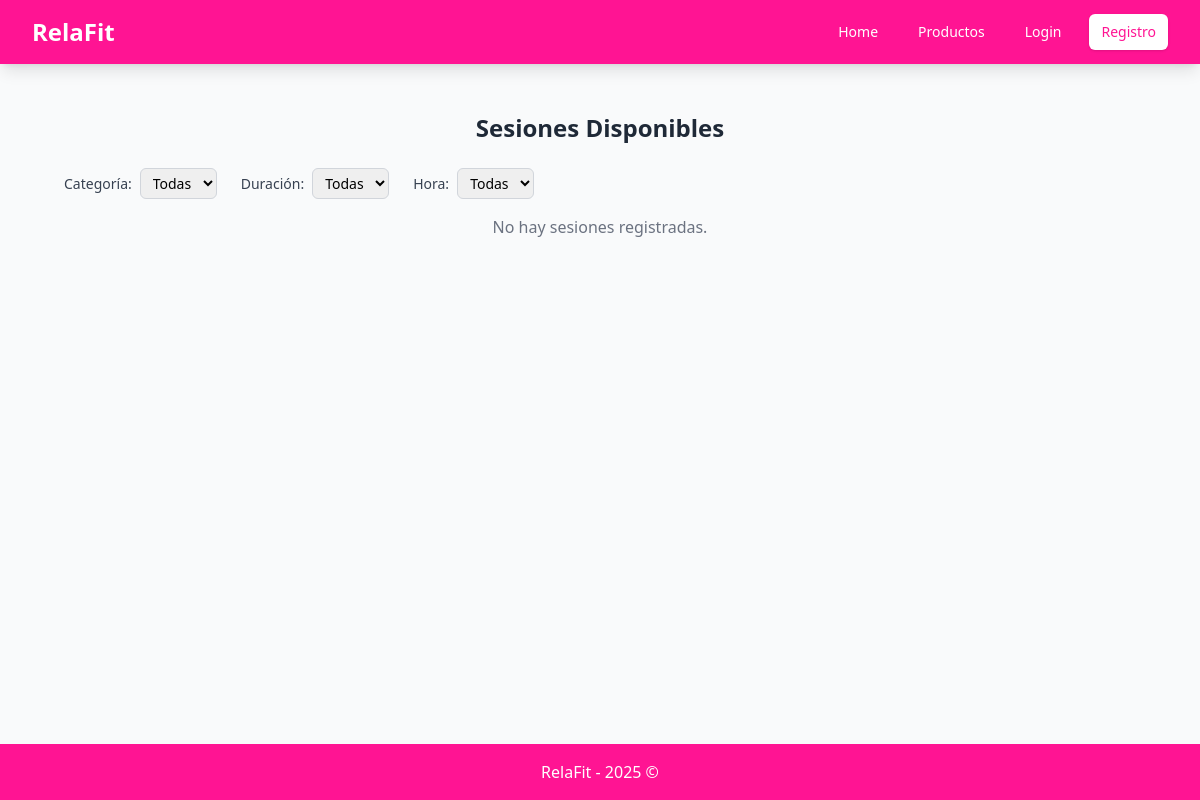
The app's page /, older data.
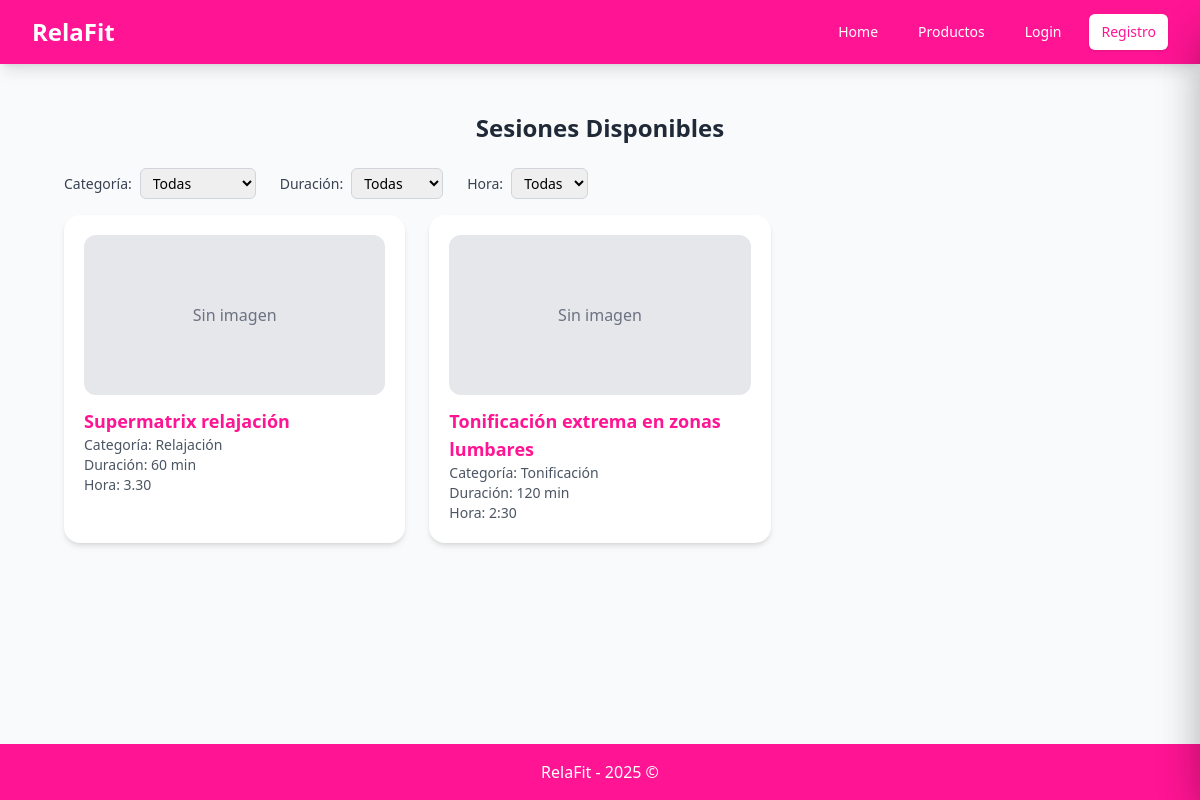
The same page, newer data.
### Sesion/models.py (models this page shows, shortened)
class Sesion(models.Model):
    idSesion = models.IntegerField(primary_key= True)
    nombreSesion = models.CharField()
    categoriaSesion = models.CharField()
    descripcionSesion = models.TextField()
    imagenSesion = models.ImageField(upload_to="sesiones/", blank=True, null=True)
    precioSesion = models.FloatField()
    duracionSesion = models.IntegerField() #en minutos
    horaSesion = models.CharField()
    disponibleSesion = models.BooleanField()
    sesionesReserva = models.ForeignKey('Sesion', on_delete=models.CASCADE, related_name='reservas', null=True, blank=True) # relacion uno a muchos con reserva

### Sesion/views.py (the view)
# urls.py: path("", HomePageView.as_view(), name = 'home'),
class HomePageView(TemplateView):
    template_name = "home.html"
    def get_context_data(self, **kwargs):
        context = super().get_context_data(**kwargs)
        sesiones = Sesion.objects.all()
        categoria = self.request.GET.get("categoria")
        duracion = self.request.GET.get("duracion")
        hora = self.request.GET.get("hora")
        if categoria:
            sesiones = sesiones.filter(categoriaSesion=categoria)
        if duracion:
            sesiones = sesiones.filter(duracionSesion=duracion)
        if hora:
            sesiones = sesiones.filter(horaSesion=hora)
        context["sesiones"] = sesiones
        context["categorias"] = Sesion.objects.values_list("categoriaSesion", flat=True).distinct()
        context["duraciones"] = Sesion.objects.values_list("duracionSesion", flat=True).distinct()
        context["horas"] = Sesion.objects.values_list("horaSesion", flat=True).distinct()
        context["categoria_seleccionada"] = categoria
        context["duracion_seleccionada"] = duracion
        context["hora_seleccionada"] = hora
        return context

### Sesion/templates/home.html (shortened to what this page needs)
{% extends "base.html" %}
{% block content %}
<div class="max-w-7xl mx-auto py-6 sm:px-6 lg:px-8">
    <h2 class="text-2xl font-bold text-gray-800 mb-6 text-center">Sesiones Disponibles</h2>
    <form method="get" class="flex items-center space-x-6 mb-4">
        <div class="flex items-center">
            <span class="text-sm text-gray-700 mr-2">Categoría:</span>
            <select name="categoria" onchange="this.form.submit()"
                    class="px-2 py-1 rounded-md border border-gray-300 text-sm focus:ring-pink-bright focus:border-pink-bright">
                <option value="">Todas</option>
            </select>
        </div>
        <div class="flex items-center">
            <span class="text-sm text-gray-700 mr-2">Duración:</span>
            <select name="duracion" onchange="this.form.submit()"
                    class="px-2 py-1 rounded-md border border-gray-300 text-sm focus:ring-pink-bright focus:border-pink-bright">
                <option value="">Todas</option>
            </select>
        </div>
        <div class="flex items-center">
            <span class="text-sm text-gray-700 mr-2">Hora:</span>
            <select name="hora" onchange="this.form.submit()"
                    class="px-2 py-1 rounded-md border border-gray-300 text-sm focus:ring-pink-bright focus:border-pink-bright">
                <option value="">Todas</option>
            </select>
        </div>
    </form>
    <div class="grid grid-cols-1 sm:grid-cols-2 lg:grid-cols-3 gap-6">
        {% for sesion in sesiones %}
        <div onclick="document.getElementById('sidebar-{{ sesion.idSesion }}').classList.remove('translate-x-full')"
             class="bg-white rounded-2xl shadow-md p-5 cursor-pointer transition duration-300 ease-in-out transform hover:scale-105 hover:shadow-lg">
            {% if sesion.imagenSesion %}
            <div class="w-full h-40 overflow-hidden rounded-xl mb-3">
                <img src="{{ sesion.imagenSesion.url }}" alt="{{ sesion.nombreSesion }}" class="w-full h-full object-cover">
            </div>
            {% else %}
            <div class="w-full h-40 bg-gray-200 flex items-center justify-center rounded-xl mb-3 text-gray-500">
                Sin imagen
            </div>
            {% endif %}
            <h3 class="text-lg font-semibold text-pink-bright">{{ sesion.nombreSesion }}</h3>
            <p class="text-sm text-gray-600">Categoría: {{ sesion.categoriaSesion }}</p>
            <p class="text-sm text-gray-600">Duración: {{ sesion.duracionSesion }} min</p>
            <p class="text-sm text-gray-600">Hora: {{ sesion.horaSesion }}</p>
        </div>
        {% empty %}
        <p class="text-center text-gray-500 col-span-3">No hay sesiones registradas.</p>
        {% endfor %}
    </div>
</div>
{% endblock %}

Row changes from the older to the newer data that the page shows:
added Sesion: shows "Sin imagen", nombreSesion "Supermatrix relajación", categoriaSesion "Relajación", duracionSesion "60", horaSesion "3.30"
added Sesion: shows "Sin imagen", nombreSesion "Tonificación extrema en zonas lumbares", categoriaSesion "Tonificación", duracionSesion "120", horaSesion "2:30"
Text that changed along with them:
text no longer shown: "No hay sesiones registradas."
